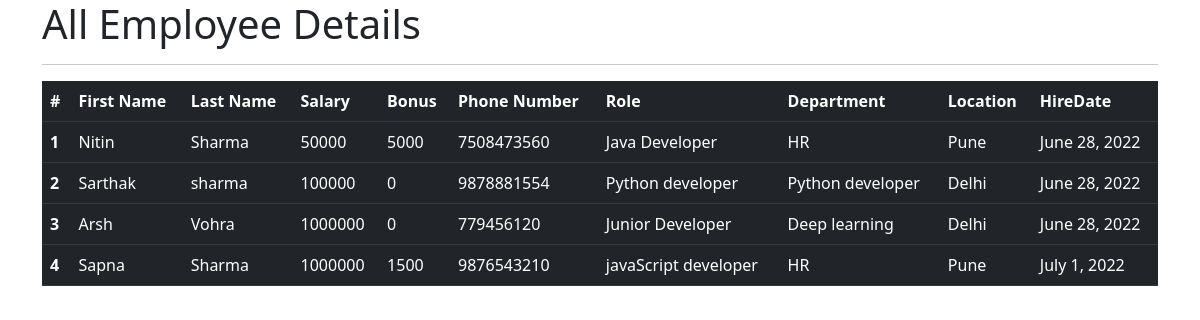
The app's page /all_emp with its own data.
### emp_app/models.py (models this page shows, shortened)
class Employee(models.Model):
    first_name = models.CharField(max_length=100, null = False)
    last_name = models.CharField(max_length=100)
    dept = models.ForeignKey(Department, on_delete=models.CASCADE)
    salary = models.IntegerField(default=0)
    bonus = models.IntegerField(default=0)
    role = models.ForeignKey(Role, on_delete=models.CASCADE)
    phone = models.IntegerField(default=0)
    hire_date =models.DateField()

class Role(models.Model):
    name = models.CharField(max_length=100, null = False)

class Department(models.Model):
    name = models.CharField(max_length=100, null = False)
    location = models.CharField(max_length=100)

### emp_app/views.py (the view)
# urls.py: path('all_emp', views.all_emp, name='all_emp'),
def all_emp(request):
    emps = Employee.objects.all()
    context = {
        'emps':emps
    }
    return render(request, 'all_emp.html',context)

### emp_app/templates/all_emp.html (shortened to what this page needs)
<!doctype html>
<html lang="en">
  <head>
    <link href="https://cdn.jsdelivr.net/npm/bootstrap@5.2.0-beta1/dist/css/bootstrap.min.css" rel="stylesheet">
  </head>
  <body>
    <div class="container">
        <h1>All Employee Details</h1>
        <hr>
        <table class="table table-dark table-hover">
            <thead>
                <tr>
                  <th scope="col">#</th>
                  <th scope="col">First Name</th>
                  <th scope="col">Last Name</th>
                  <th scope="col">Salary</th>
                  <th scope="col">Bonus</th>
                  <th scope="col">Phone Number</th>
                  <th scope="col">Role</th>
                  <th scope="col">Department</th>
                  <th scope="col">Location</th>
                  <th scope="col">HireDate</th>
                </tr>
              </thead>
              {% for emp in emps %}
              <tbody>
                <tr>
                  <th scope="row">{{emp.id}}</th>
                  <td>{{emp.first_name}}</td>
                  <td>{{emp.last_name}}</td>
                  <td>{{emp.salary}}</td>
                  <td>{{emp.bonus}}</td>
                  <td>{{emp.phone}}</td>
                  <td>{{emp.role.name}}</td>
                  <td>{{emp.dept.name}}</td>
                  <td>{{emp.dept.location}}</td>
                  <td>{{emp.hire_date}}</td>
                </tr>
              </tbody>
              {% endfor %}
        </table>
    </div>
  </body>
</html>

### records on screen
Employee: id "1", first_name "Nitin", last_name "Sharma", salary "50000", bonus "5000", phone "7508473560", role.name "Java Developer", dept.name "HR", dept.location "Pune", hire_date "June 28, 2022"
Employee: id "2", first_name "Sarthak", last_name "sharma", salary "100000", bonus "0", phone "9878881554", role.name "Python developer", dept.name "Python developer", dept.location "Delhi", hire_date "June 28, 2022"
Employee: id "3", first_name "Arsh", last_name "Vohra", salary "1000000", bonus "0", phone "779456120", role.name "Junior Developer", dept.name "Deep learning", dept.location "Delhi", hire_date "June 28, 2022"
Employee: id "4", first_name "Sapna", last_name "Sharma", salary "1000000", bonus "1500", phone "9876543210", role.name "javaScript developer", dept.name "HR", dept.location "Pune", hire_date "July 1, 2022"
